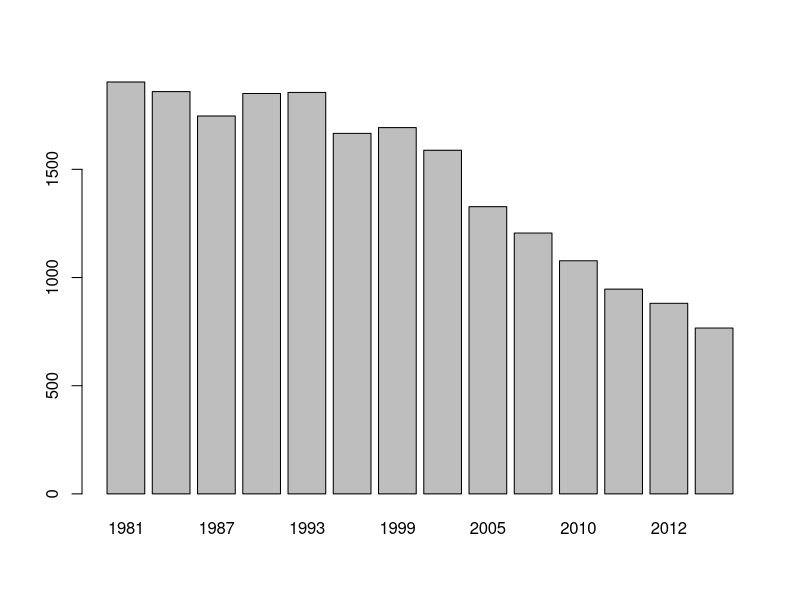
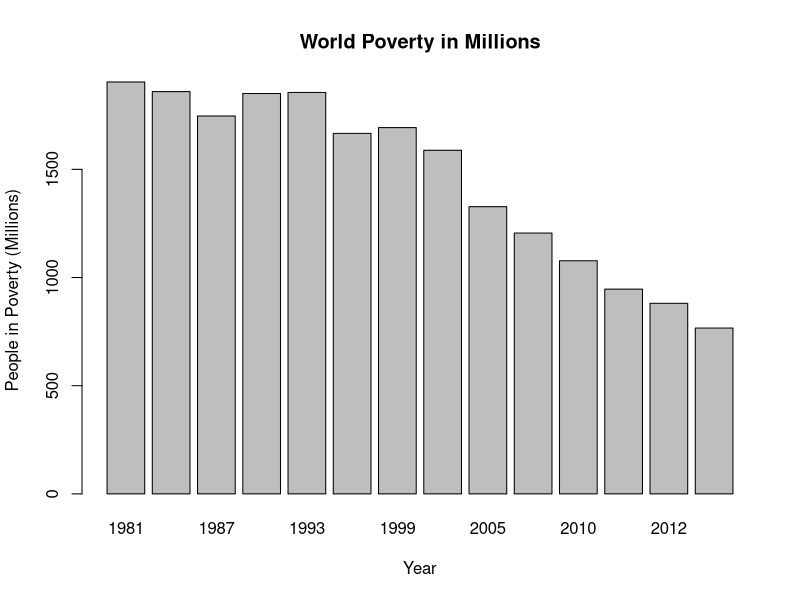
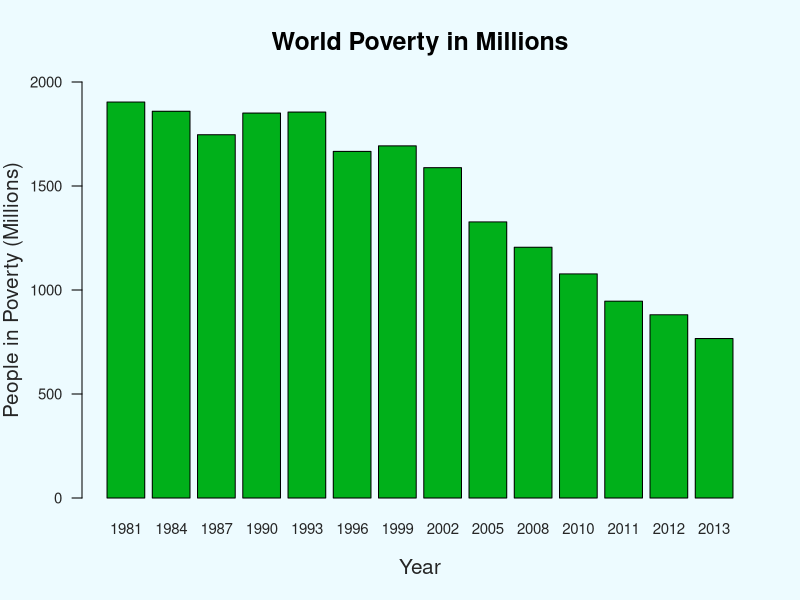
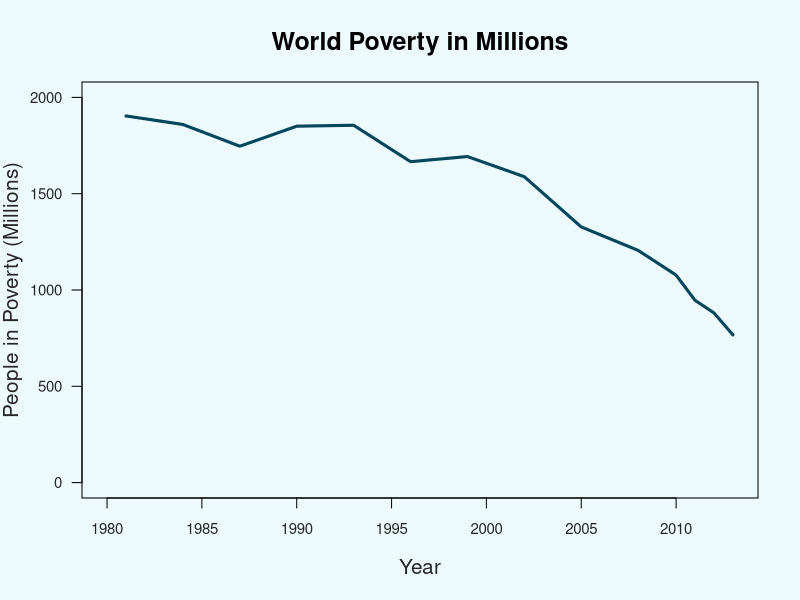
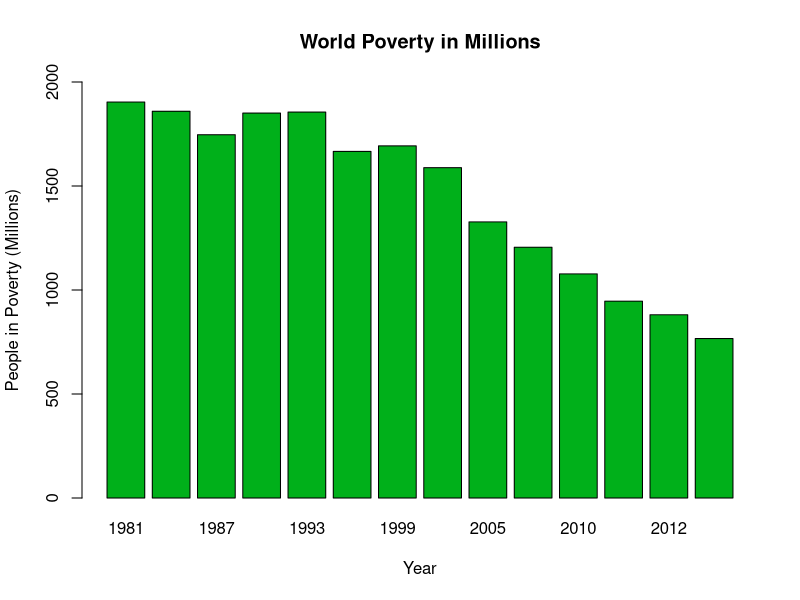

These figures' R source, in order:
#There's two primary apis for graphics in R. ggplot2 and base graphics (the built in plotting library)
#This demo uses base because it's easier. 

#Let's get some data
povertyDf = read.csv("./data/world_poverty_in_millions.csv")

#lets make the dates into years
getYear = function(x) { as.numeric(format(as.Date(x), '%Y')) }
povertyDf$Year = sapply(povertyDf$Date, getYear)

#order the data by date asc
povertyDf = povertyDf[order(povertyDf$Year, decreasing = FALSE),]

#A very basic barchart. Just the two data sets. 
barplot(povertyDf$Value, names.arg = povertyDf$Year)

# adding in some labels
barplot(povertyDf$Value, names.arg = povertyDf$Year, main = "World Poverty in Millions", xlab = "Year", ylab = "People in Poverty (Millions)")


#lets make things a little prettier using par()
par(bg = "#EDFBFF", las = 1, col.lab = "#262626", col.axis = "#262626", cex.axis = 0.9, cex.lab = 1.25, cex.main = 1.5)

#lets tweak the look a little bit more
barplot(povertyDf$Value, names.arg = povertyDf$Year,
    main = "World Poverty in Millions",
    xlab = "Year", ylab = "People in Poverty (Millions)",
    ylim = c(0, 2000), col = "#00B01A")

#let's try a line chart instead | type l = line chart
plot(povertyDf$Year, povertyDf$Value, type = "l",
    main = "World Poverty in Millions",
    xlab = "Year", ylab = "People in Poverty (Millions)",
    ylim = c(0, 2000), xlim = c(1980, 2013), col = "#00475E", lwd = 3)

# we can save plots too | Supported formats include: svg(), pdf(), jpeg(), png()...
png("data/Poverty_In_Millions.png", width = 800, height = 1000)
barplot(povertyDf$Value, names.arg = povertyDf$Year,
    main = "World Poverty in Millions",
    xlab = "Year", ylab = "People in Poverty (Millions)",
    ylim = c(0, 2000), col = "#00B01A")
dev.off() #turns off the plot saving